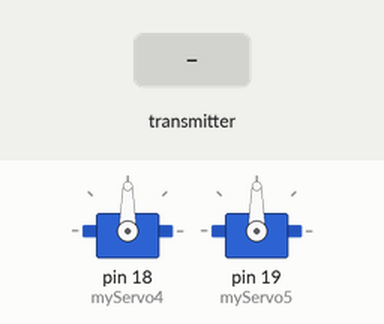
Simulated run of this sketch. Board: Arduino Uno, built with avr-gcc and run on an emulated ATmega328P. Shown: 2 × servo. Inputs (shaded band) come from the test bench. No radio packets arrive unless stated.

Above: at 1.2 s.
1.3 s: the transmitter starts sending msg.0 = 0
At 2.5 s:
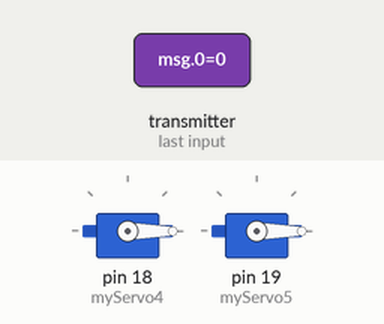
2.8 s: the transmitter starts sending msg.1 = 1
At 3.8 s:
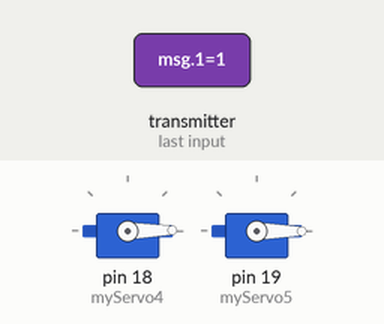
4.3 s: the transmitter starts sending msg.0 = 1
At 4.9 s:
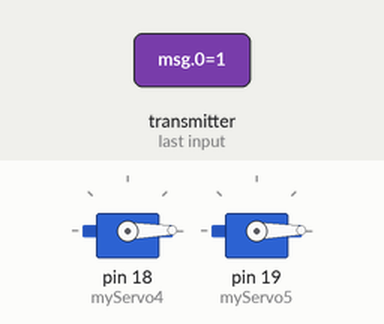
5.8 s: the transmitter starts sending msg.1 = 0
At 7.2 s:
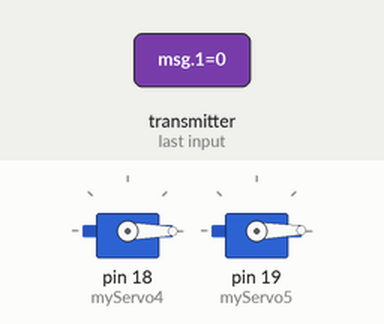
Timing chart, 0 to 8.3 s (numbered marks = the images above; inputs shaded):
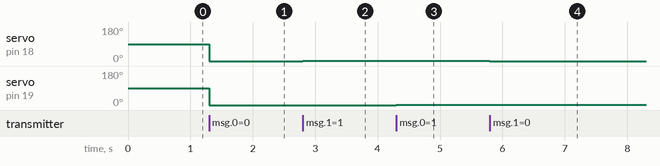

Measured:
- after the input at 1.3 s, servo on pin 18 (myServo4), servo on pin 19 (myServo5): 90° → 0° at once
- after the input at 2.8 s, servo on pin 18 (myServo4): 0° → 1° at once
- after the input at 4.3 s, servo on pin 19 (myServo5): 0° → 1° at once
- after the input at 5.8 s, servo on pin 18 (myServo4): 1° → 0° at once

The sketch:

sketch_receiver.ino
```cpp
//Receiver Code (Hand) - Mert Arduino and Tech

#include <Servo.h>    //the library which helps us to control the servo motor
#include <SPI.h>      //the communication interface with the modem
#include "RF24.h"     //the library which helps us to control the radio modem

//define the servo name
Servo myServo1;
Servo myServo3;
Servo myServo4;
Servo myServo2;
Servo myServo5;

RF24 radio(9,10);     /*This object represents a modem connected to the Arduino.
                      Arguments 9 and 10 are a digital pin numbers to which signals
                      CE and CSN are connected.*/

const uint64_t pipe = 0xE8E8F0F0E1LL; //the address of the modem,that will receive data from the Arduino.

int msg[2];

void setup(){

  //define the servo input pins
  //myServo1.attach(15); //A1
 // myServo2.attach(16); //A2
  //myServo3.attach(17); //A3
  myServo4.attach(18); //A4
  myServo5.attach(19); //A5

  radio.begin();                    //it activates the modem.
  radio.openReadingPipe(1, pipe);   //determines the address of our modem which receive data.
  radio.startListening();           //enable receiving data via modem
  }


void loop(){
  if(radio.available()){
    bool done = false;
    while (!done){
        //char text[32] = {0};
    //radio.read( &text, sizeof(text) );
     radio.read(msg, sizeof(msg));
  if(sizeof(msg)>=2){
    //myServo1.write(msg[1]); //A1
    //myServo2.write(msg[2]); //A2
    //myServo3.write(msg[3]); //A3
    myServo4.write(msg[1]); //A4
    myServo5.write(msg[2]); //A5
    done = true;
    }
    }
  }
}
```
